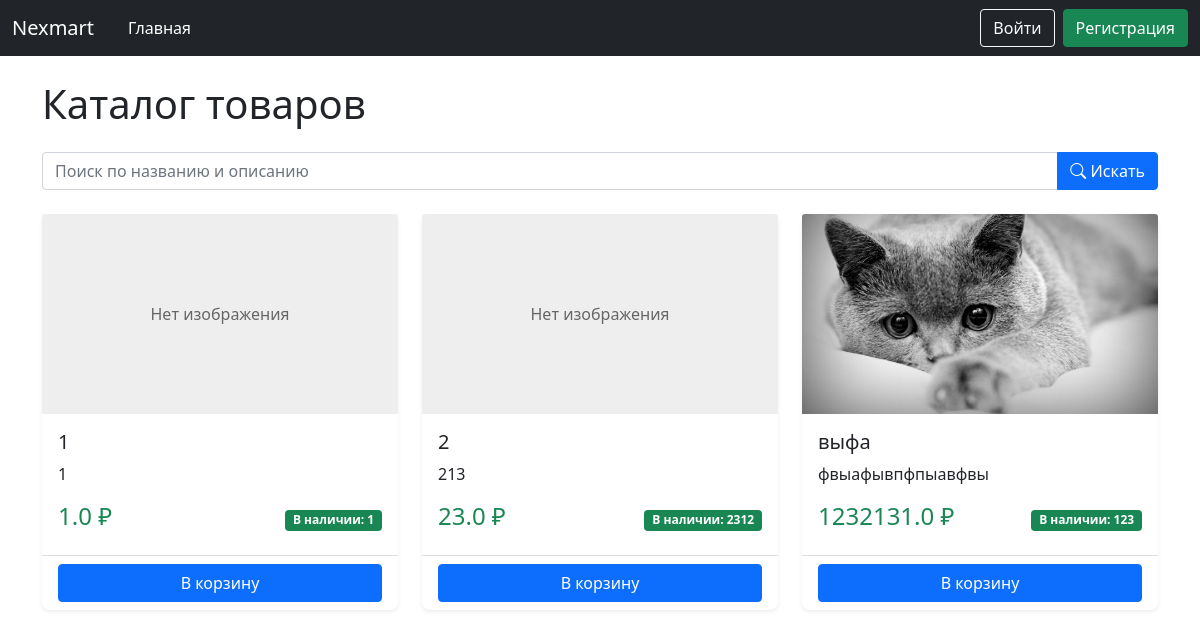
Before: / with the older database file.
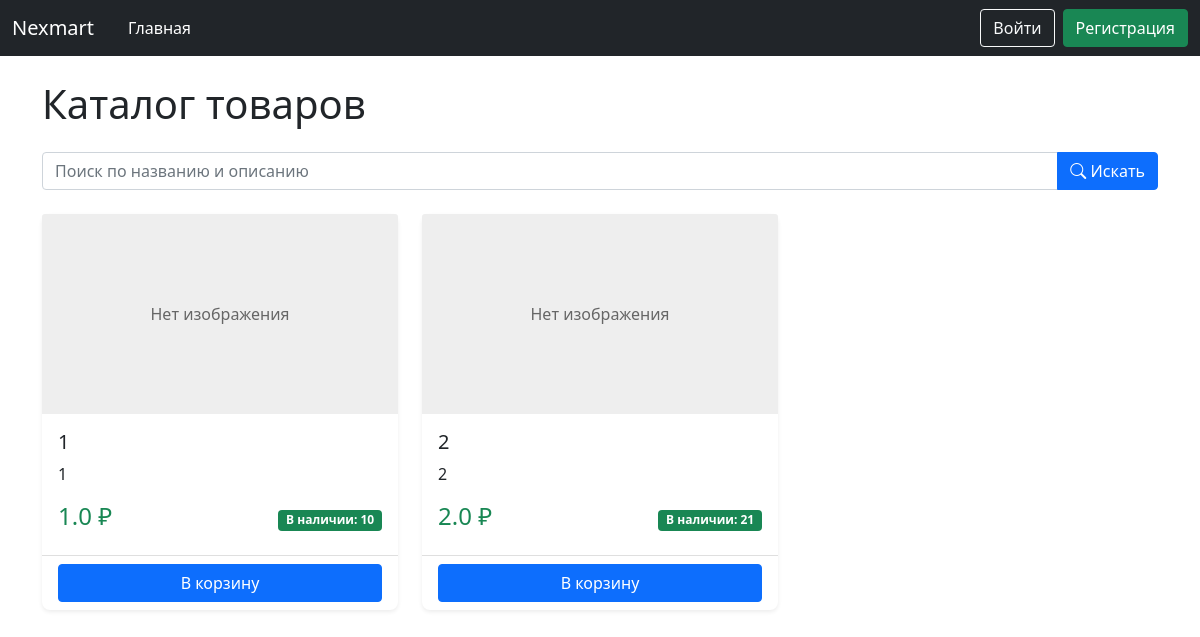
After: the same page with the newer database file.
### data/product.py (models this page shows)
class Product(SqlAlchemyBase):
    __tablename__ = 'products'
    id = sqlalchemy.Column(sqlalchemy.Integer, primary_key=True, autoincrement=True)
    name = sqlalchemy.Column(sqlalchemy.String, nullable=False)
    price = sqlalchemy.Column(sqlalchemy.Float, nullable=False)
    description = sqlalchemy.Column(sqlalchemy.Text)
    created_date = sqlalchemy.Column(sqlalchemy.DateTime, default=datetime.datetime.now)
    open = sqlalchemy.Column(sqlalchemy.Boolean)  # открыт ли продукт для общего доступа
    amount_available = sqlalchemy.Column(sqlalchemy.Integer)  # сколько есть продукта для продажи
    amount_sell = sqlalchemy.Column(sqlalchemy.Integer)  # сколько продано для статистики
    image = sqlalchemy.Column(sqlalchemy.String)
    user_id = sqlalchemy.Column(sqlalchemy.Integer, sqlalchemy.ForeignKey('users.id'))
    user = sqlalchemy.orm.relationship('User', back_populates='products')

### main.py (the view)
@app.route('/')
def home():
    db_sess = db_session.create_session()
    search = request.args.get('search', '')
    query = db_sess.query(Product).filter(Product.open == True)
    if search:
        products = query.filter(Product.name.ilike(f'%{search}%')).all()
    else:
        products = query.all()
    return render_template('all_products.html', products=products)

### data/db_session.py (called while the page is built)
def create_session() -> Session:
    global __factory
    return __factory()

### templates/all_products.html (shortened to what this page needs)
{% extends "base.html" %}
{% block content %}
    <h1 class="mb-4">Каталог товаров</h1>
    <form method="GET" action="" class="mb-4">
        <div class="input-group">
            <input type="text" class="form-control"
                   name="search"
                   placeholder="Поиск по названию и описанию"
                   value="{{ request.args.get('search', '') }}">
            <button type="submit" class="btn btn-primary">
                <i class="bi bi-search"></i> Искать
            </button>
        </div>
    </form>
    <div class="row row-cols-1 row-cols-md-3 g-4">
        {% for product in products %}
        <div class="col">
            <div class="card h-100">
                {% if product.image %}
                <img src="{{ url_for('static', filename='upload/' + product.image) }}"
                     class="card-img-top product-image"
                     alt="{{ product.name }}">
                {% else %}
                <div class="card-img-top no-image">Нет изображения</div>
                {% endif %}
                <div class="card-body">
                    <h5 class="card-title">{{ product.name }}</h5>
                    <p class="card-text">{{ product.description }}</p>
                    <div class="d-flex justify-content-between align-items-center">
                        <span class="h4 text-success">{{ product.price }} ₽</span>
                        {% if product.amount_available and product.amount_available > 0 %}
                            <span class="badge bg-success">В наличии: {{ product.amount_available }}</span>
                        {% else %}
                            <span class="badge bg-danger">Нет в наличии</span>
                        {% endif %}
                    </div>
                </div>
                <div class="card-footer bg-transparent">
                    <a href='/user/add_cart/{{product.id}}' class="btn btn-primary w-100">В корзину</a>
                </div>
            </div>
        </div>
        {% else %}
        <div class="col-12">
            <div class="alert alert-warning">
                Товары не найдены. Попробуйте изменить условия поиска.
            </div>
        </div>
        {% endfor %}
    </div>
{% endblock %}

Changed rows visible on the page:
removed Product: image (picture), name "выфа", description "фвыафывпфпыавфвы", price "1232131.0", amount_available "123"
changed Product (number 1 of 2 on the later page): amount_available "1" → "10"
changed Product (number 2 of 2 on the later page): description "213" → "2"; price "23.0" → "2.0"; amount_available "2312" → "21"
